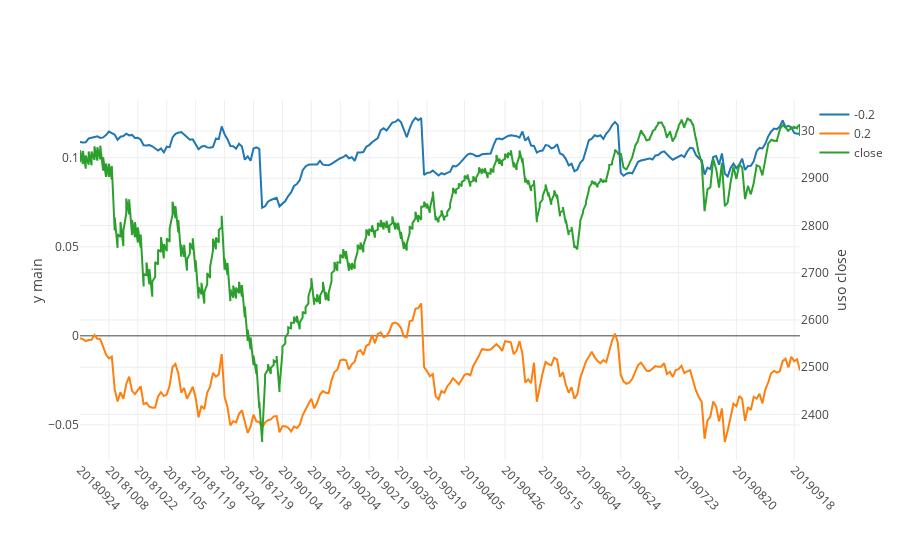

This figure's notebook cell:
### Code cell
y = 19
c = SYMBOL_TO_RESEARCH
df_fut = pga.get_sql(f"select symbol,settle_date,close from {futtab} where symbol like '{c}%%{y}'")
df_year = df_iv_skew[(df_iv_skew.symbol.str.slice(0,2)==c) & (df_iv_skew.symbol.str.slice(-2,)==str(y))]
df_year = df_year[['settle_date','-0.2','0.2']]
df_year = df_year.merge(df_fut[['settle_date','close']],on='settle_date',how='inner')
iplot(plotly_plot(df_year,x_column='settle_date',yaxis2_cols=['close'],y_right_label='uso close'))

### Figure 1 — Plotly figure (JSON) as saved in the notebook; plotly's stock layout.template omitted (floating-point values rounded to 4 significant figures; data arrays with more than 128 entries replaced by an {"elided": "..."} marker saying what was removed)
{"data": [{"name": "-0.2", "type": "scatter", "uid": "c595d9d0-626f-11ea-971e-8c859025e7f9", "x": {"elided": "806 int values"}, "y": {"elided": "806 float values"}, "yaxis": "y"}, {"name": "0.2", "type": "scatter", "uid": "c595db1a-626f-11ea-a491-8c859025e7f9", "x": {"elided": "806 int values"}, "y": {"elided": "806 float values"}, "yaxis": "y"}, {"name": "close", "type": "scatter", "uid": "c595dbcc-626f-11ea-9e8b-8c859025e7f9", "x": {"elided": "806 int values"}, "y": {"elided": "806 float values"}, "yaxis": "y2"}], "layout": {"margin": {"b": 100}, "xaxis": {"tickangle": 45, "ticktext": [20180924, 20181008, 20181022, 20181105, 20181119, 20181204, 20181219, 20190104, 20190118, 20190204, 20190219, 20190305, 20190319, 20190405, 20190426, 20190515, 20190604, 20190624, 20190723, 20190820, 20190918], "tickvals": [20180924, 20181008, 20181022, 20181105, 20181119, 20181204, 20181219, 20190104, 20190118, 20190204, 20190219, 20190305, 20190319, 20190405, 20190426, 20190515, 20190604, 20190624, 20190723, 20190820, 20190918], "type": "category"}, "yaxis": {"title": "y main"}, "yaxis2": {"overlaying": "y", "side": "right", "title": "uso close"}}}
